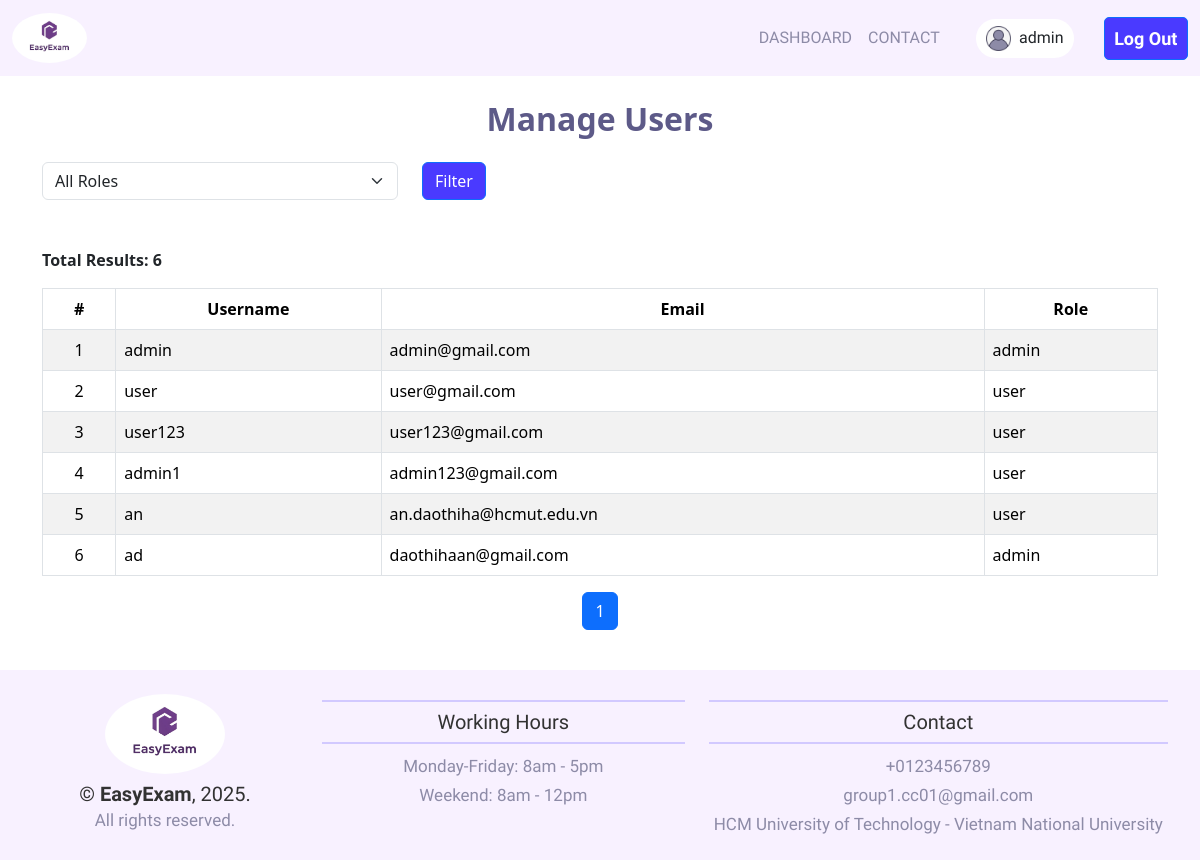
The page /index.php?page=manage_user (signed in) on the database its author committed.
### tables this page shows
CREATE TABLE `users` (
  `user_id` int(11) NOT NULL,
  `username` varchar(50) NOT NULL,
  `password_hash` varchar(255) NOT NULL,
  `email` varchar(100) NOT NULL,
  `role_user` varchar(100) DEFAULT NULL
);

### controllers/manage_user.php (called while the page is built, shortened)
<?php
$roleFilter = isset($_GET['role_filter']) ? $_GET['role_filter'] : '';
$currentPage = isset($_GET['p']) ? intval($_GET['p']) : 1;
$limit = 15;
$offset = ($currentPage - 1) * $limit;
$where = "";
$countQuery = "SELECT COUNT(*) AS total FROM users $where";
$countResult = $mydatabase->query($countQuery);
$totalUsers = ($countResult) ? $countResult->fetch_assoc()['total'] : 0;
$query = "SELECT username, email, role_user FROM users $where LIMIT $limit OFFSET $offset";
$result = $mydatabase->query($query);
$users = array();
if($result && $result->num_rows > 0) {
    while($row = $result->fetch_assoc()){
        $users[] = $row;
    }
}
$totalPages = ceil($totalUsers / $limit);
include __DIR__.'/../views/admin/viewManageUser.php';
?>

### views/admin/viewManageUser.php (the view, shortened to what this page needs)
<html lang="en">
    <head>
        <?php include __DIR__."/../../include/head.php"; ?>
        <link rel="stylesheet" href="./css/manageUser.css">
    </head>
    <body>
        <?php include __DIR__."/../../include/navbar.php"; ?>
        <main class="container my-4">
            <h2 class="mb-4 text-center header-text">Manage Users</h2>
            <form method="GET" action="index.php?page=manage_user" class="mb-4">
                <div class="row mb-3">
                    <div class="col-md-4">
                        <select name="role_filter" class="form-select">
                            <option value="">All Roles</option>
                        </select>
                    </div>
                    <div class="col-md-2">
                        <button type="submit" class="btn btn-primary">Filter</button>
                    </div>
                </div>
            </form>
            <p class="fw-bold mt-5">Total Results: <?= $totalUsers; ?></p>
            <div class="table-responsive">
                <table class="table table-striped table-bordered">
                    <thead class="bg-primary text-white text-center align-middle">
                        <tr>
                            <th>#</th>
                            <th>Username</th>
                            <th>Email</th>
                            <th>Role</th>
                        </tr>
                    </thead>
                    <tbody>
                    <?php
                    if(!empty($users)){
                        $count = $offset + 1;
                        foreach($users as $row){
                            echo "<tr>";
                            echo "<td class='text-center align-middle'>" . $count++ . "</td>";
                            echo "<td>" . htmlspecialchars($row['username']) . "</td>";
                            echo "<td>" . htmlspecialchars($row['email']) . "</td>";
                            echo "<td>" . htmlspecialchars($row['role_user']) . "</td>";
                            echo "</tr>";
                        }
                    } else {
                        echo "<tr><td colspan='4' class='text-center'>No users found.</td></tr>";
                    }
                    ?>
                    </tbody>
                </table>
            </div>
            <?php if($totalPages >= 1){ ?>
            <nav aria-label="User Pagination">
                <ul class="pagination justify-content-center">
                    <?php
                    $roleParam = !empty($roleFilter) ? "&role_filter=" . urlencode($roleFilter) : "";
                    for($i = 1; $i <= $totalPages; $i++){
                        $active = ($i === $currentPage) ? "active" : "";
                        echo "<li class='page-item $active d-flex justify-content-center align-items-center'>
                                <a class='page-link' href='index.php?page=manage_user&p=$i$roleParam'>$i</a>
                              </li>";
                    }
                    ?>
                </ul>
            </nav>
            <?php } ?>
        </main>
        <?php include __DIR__."/../../include/footer.php"; ?>
    </body>
</html>

### index.php (shortened to what this page needs)
<!DOCTYPE html>
<?php
$page = isset($_GET['page']) ? $_GET['page'] : 'home';
$controllerFile = 'controllers/' . $page . '.php';
if (file_exists($controllerFile)) {
    include $controllerFile;
} else {
    echo "404 - Page not found";
}
?>

### include/head.php (shortened to what this page needs)
<link rel="stylesheet" href="https://cdn.jsdelivr.net/npm/bootstrap@5.3.3/dist/css/bootstrap.min.css">
<link href="https://cdn.jsdelivr.net/npm/bootstrap@5.3.3/dist/css/bootstrap.min.css" rel="stylesheet">
<link rel="stylesheet" href="https://cdn.jsdelivr.net/npm/bootstrap-icons@1.11.3/font/bootstrap-icons.css">
<link href="./css/home.css" rel="stylesheet">

### include/navbar.php (shortened to what this page needs)
<nav class="navbar navbar-expand-lg navbar-light bg-light sticky-top">
    <div class="container-fluid">
        <a class="navbar-brand" href="<?= (isset($_GET['page']) && $_GET['page'] == 'home') ? '#carousel' : 'index.php?page=home'; ?>">
            <img src="./images/logo.jpg" class="rounded-circle" alt="logo" height="50px">
        </a>
        <div class="collapse navbar-collapse" id="navbarResponsive">
            <ul class="navbar-nav ms-auto mb-2 mb-lg-0">
                <?php if (isset($_SESSION['role']) && $_SESSION['role'] !== 'admin') { ?>
                    <li class="nav-item">
                        <a class="nav-link" href="<?= ($_GET['page'] == 'home') ? '#carousel' : 'index.php?page=home'; ?>">Home</a>
                    </li>
                    <li class="nav-item">
                        <a class="nav-link" href="<?= ($_GET['page'] == 'home') ? '#about' : 'index.php?page=about'; ?>">About</a>
                    </li>
                    <li class="nav-item">
                        <a class="nav-link" href="<?= ($_GET['page'] == 'home') ? '#category' : 'index.php?page=preview_test'; ?>">Test</a>
                    </li>
                <?php } else { ?>
                    <li class="nav-item">
                        <a class="nav-link" href="index.php?page=admin">Dashboard</a>
                    </li>
                <?php } ?>
                <li class="nav-item">
                    <a class="nav-link" href="<?= (isset($_GET['page']) && $_GET['page'] == 'home') ? '#contact' : 'index.php?page=contact'; ?>">Contact</a>
                </li>
            </ul>
        </div>
        <?php if (isset($_SESSION['role']) && $_SESSION['role'] !== 'guest') { ?>
            <div class="d-flex align-items-center ms-3">
                <a class="nav-link account d-flex align-items-center" href="<?= ($_SESSION['role'] == 'user') ? 'index.php?page=profile' : 'index.php?page=admin'; ?>">
                    <img src="./images/profile.png" alt="User icon" width="25" height="25" class="me-2">
                    <?= $_SESSION['username'] ?>
                </a>
                <a class="btn btn-primary ms-2 logout" href="index.php?page=logout">Log Out</a>
            </div>
        <?php } ?>
    </div>
</nav>

### include/footer.php
<footer class="footer">
    <div class="container-fluid padding">
        <div class="row text-center">
            <div class="col-md-3" id="footerImg">
                <img src="./images/logo.jpg" alt="logo" class="img-fluid rounded-circle">
                <h5>&copy;&nbsp;<b>EasyExam</b>, 2025.</h5>
                <p>All rights reserved.</p>
            </div>
            <div class="col-md-4">
                <hr class="dark">
                <h5>Working Hours</h5>
                <hr class="dark">
                <p>Monday-Friday: 8am - 5pm</p>
                <p>Weekend: 8am - 12pm</p>
            </div>
            <div class="col-md-5">
                <hr class="dark">
                <h5>Contact</h5>
                <hr class="dark">
                <p>+0123456789</p>
                <p>group1.cc01@gmail.com</p>
                <p>HCM University of Technology - Vietnam National University</p>
            </div>
        </div>
    </div>
</footer>

### css/home.css (style rules this page uses)
.navbar, .footer { font-family: 'Patrick Hand',sans-serif; background-color: #F8F1FF !important; }
.navbar { z-index: 999; }
.navbar-nav a { font-size: 16px; text-transform: uppercase; font-weight: 500; color: black; }
.navbar-light .navbar-nav .nav-link { color: #8d8ba7; }
.navbar li a.btn, .logout { background-color: #6052ff; color: white; font-weight: bold; border-radius: 5px; padding: 0.5rem 0.6rem; line-height: 25px; display: inline-flex; align-items: center; justify-content: center; font-size: 18px; }
.logout { margin-left: 30px !important; }
.nav-item { min-width: 100px; }
.navbar-nav .nav-link { transition: transform 0.3s; display: inline-block; }
.account { background-color: white; padding: 7px 10px; border-radius: 40px; max-width: 120px; white-space: nowrap; overflow: hidden; text-overflow: ellipsis; }
footer { color: #8d8ba7; padding: 20px; font-size: 17px !important; }
footer h5 { color: rgb(50, 50, 50); }
.footer h5 { margin-top: 0; margin-bottom: 0.2rem; line-height: 1; }
.footer p { margin-bottom: 0.2rem; }
footer #footerImg { display: flex; flex-direction: column; align-items: center; justify-content: center; }
footer #footerImg img { max-height: 80px; margin-bottom: 10px; }
hr.dark { border: 1px solid #6052ff; margin: 10px 0; width: 100%; }

### css/manageUser.css (style rules this page uses)
html, body { height: 100%; margin: 0; }
body { display: flex; flex-direction: column; }
main { flex: 1; }
.btn-primary { background-color: #4A3AFF !important; }
.header-text { color: #5D5A88 !important; font-weight: bolder; }

### rows shown on the page
users: username "admin", email "admin@gmail.com", role_user "admin"
users: username "user", email "user@gmail.com", role_user "user"
users: username "user123", email "user123@gmail.com", role_user "user"
users: username "admin1", email "admin123@gmail.com", role_user "user"
users: username "an", email "an.daothiha@hcmut.edu.vn", role_user "user"
users: username "ad", email "daothihaan@gmail.com", role_user "admin"

### other values the page prints
$_SESSION['username'] "admin"
$totalUsers "6"
